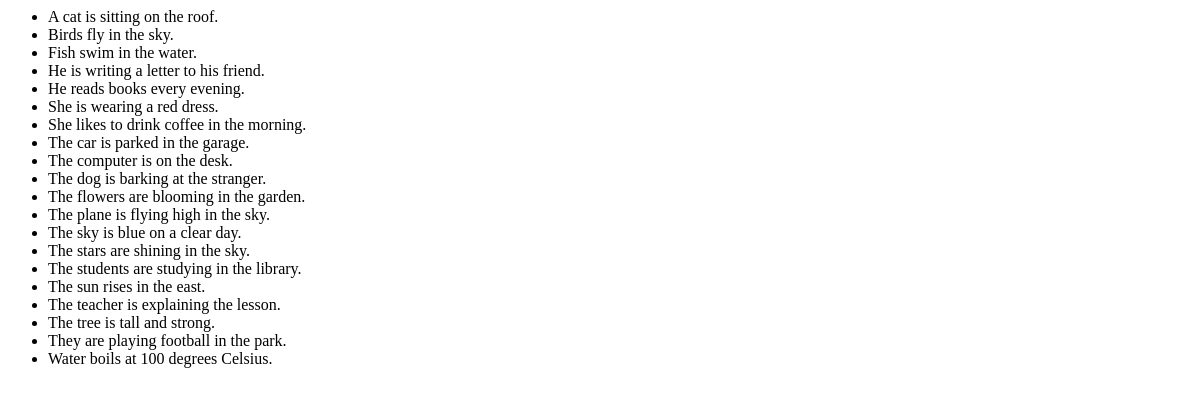
Page /sentences/fetch_sentences.php (signed in) on the committed database.
### tables this page shows
CREATE TABLE sentences (
    id INT AUTO_INCREMENT PRIMARY KEY,
    word_id INT,
    user_id INT,
    sentence TEXT(200) NOT NULL,
    translation TEXT(200) NOT NULL,
    FOREIGN KEY (word_id) REFERENCES words(id) ON DELETE CASCADE,
    FOREIGN KEY (user_id) REFERENCES users(id) ON DELETE CASCADE
);

### config.php (called while the page is built, shortened)
<?php
class Query
{
    private $conn;
    public function __construct()
    {
        $servername = "localhost";
        $username = "root";
        $password = "";
        $dbname = "english";
        $this->conn = new mysqli($servername, $username, $password, $dbname);
    }
    public function executeQuery($sql, $params = [], $types = "")
    {
        $stmt = $this->conn->prepare($sql);
        if ($params) {
            $stmt->bind_param($types, ...$params);
        }
        if (!$stmt->execute()) {
            die("Error: " . $stmt->error);
        }
        return $stmt;
    }
    public function select($table, $columns = "*", $condition = "", $params = [], $types = "")
    {
        $sql = "SELECT $columns FROM $table $condition";
        $stmt = $this->executeQuery($sql, $params, $types);
        return $stmt->get_result()->fetch_all(MYSQLI_ASSOC);
    }
    public function search($table, $columns = "*", $condition = "", $params = [], $types = "")
    {
        return $this->select($table, $columns, $condition, $params, $types);
    }
}

### sentences/fetch_sentences.php (the view, shortened to what this page needs)
<?php
include '../config.php';
$query = new Query();
$userId = $_SESSION['user_id'];
$lang = isset($_GET['lang']) ? $_GET['lang'] : 'eng';
$sentenceSearch = isset($_GET['query']) ? $_GET['query'] : '';
if ($lang == 'uz') {
    if (!empty($sentenceSearch)) {
        $queryParam = $query->validate($sentenceSearch);
        $results = $query->search(
            'sentences',
            '*',
            "WHERE user_id = ? AND translation LIKE ?",
            [$userId, "%$queryParam%"],
            "is"
        );
    } else {
        $results = $query->select(
            'sentences',
            '*',
            'WHERE user_id = ? ORDER BY translation ASC',
            [$userId],
            'i'
        );
    }
} else {
    if (!empty($sentenceSearch)) {
        $queryParam = $query->validate($sentenceSearch);
        $results = $query->search(
            'sentences',
            '*',
            "WHERE user_id = ? AND sentence LIKE ?",
            [$userId, "%$queryParam%"],
            "is"
        );
    } else {
        $results = $query->select(
            'sentences',
            '*',
            'WHERE user_id = ? ORDER BY sentence ASC',
            [$userId],
            'i'
        );
    }
}
$likedSentences = $query->search('liked_sentences', 'sentence_id', 'WHERE user_id = ?', [$userId], 'i');
$likedSentenceIds = array_column($likedSentences, 'sentence_id');
if ($results) {
    usort($results, function ($a, $b) use ($sentenceSearch) {
        $sentenceSearchLower = strtolower($sentenceSearch);
        $aStartsWith = strtolower(substr($a['sentence'], 0, strlen($sentenceSearchLower))) === $sentenceSearchLower;
        $bStartsWith = strtolower(substr($b['sentence'], 0, strlen($sentenceSearchLower))) === $sentenceSearchLower;
        if ($aStartsWith && !$bStartsWith)
            return -1;
        if (!$aStartsWith && $bStartsWith)
            return 1;
        return strcmp(strtolower($a['sentence']), strtolower($b['sentence']));
    });
    $html = "<ul>";
    foreach ($results as $index => $row) {
        $sentenceId = "sentence_" . $index;
        $likeId = "heart_" . $index;
        $text = $lang == 'uz' ? htmlspecialchars($row['translation']) : htmlspecialchars($row['sentence']);
        $isLiked = in_array($row['id'], $likedSentenceIds);
        $html .= "<div class='vocabulary'>
            <li id='{$sentenceId}'>" . str_ireplace($sentenceSearch, "<span class='highlight'>{$sentenceSearch}</span>", $text) . "</li>
            <div class='buttons'>
                <i class='fas fa-volume-up' onclick=\"speakText('{$sentenceId}')\"></i>
                <i class='fas fa-heart " . ($isLiked ? 'liked' : '') . "' id='{$likeId}' onclick=\"toggleLike('{$likeId}', '{$row['id']}')\"></i>
                <i class='fas fa-info-circle' onclick='showInfo(" . json_encode(["sentence" => $row["sentence"], "translation" => $row["translation"], "definition" => $row["definition"], "id" => $row["id"]], JSON_HEX_APOS | JSON_HEX_QUOT) . ")'></i>
            </div>
        </div>";
    }
    $html .= "</ul>";
    echo $html;
} else {
    echo "No results found.";
}
?>

### sentences/fetch_sentences.php (style rules this page uses)
.vocabulary { display: flex; align-items: center; justify-content: space-between; }

### rows in the picture
sentences: sentence "A cat is sitting on the roof."
sentences: sentence "Birds fly in the sky."
sentences: sentence "Fish swim in the water."
sentences: sentence "He is writing a letter to his friend."
sentences: sentence "He reads books every evening."
sentences: sentence "She is wearing a red dress."
sentences: sentence "She likes to drink coffee in the morning."
sentences: sentence "The car is parked in the garage."
sentences: sentence "The computer is on the desk."
sentences: sentence "The dog is barking at the stranger."
sentences: sentence "The flowers are blooming in the garden."
sentences: sentence "The plane is flying high in the sky."
sentences: sentence "The sky is blue on a clear day."
sentences: sentence "The stars are shining in the sky."
sentences: sentence "The students are studying in the library."
sentences: sentence "The sun rises in the east."
sentences: sentence "The teacher is explaining the lesson."
sentences: sentence "The tree is tall and strong."
sentences: sentence "They are playing football in the park."
sentences: sentence "Water boils at 100 degrees Celsius."
